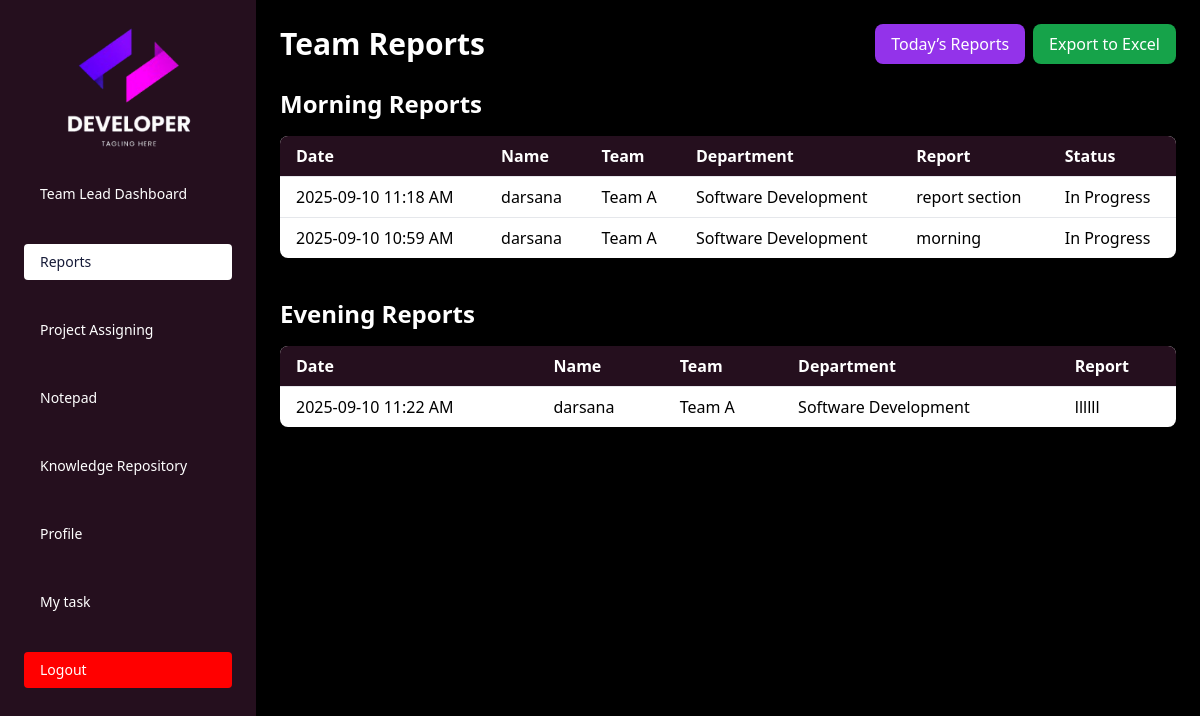
The app's page /teamlead_reports?all=1 (signed in), older data.
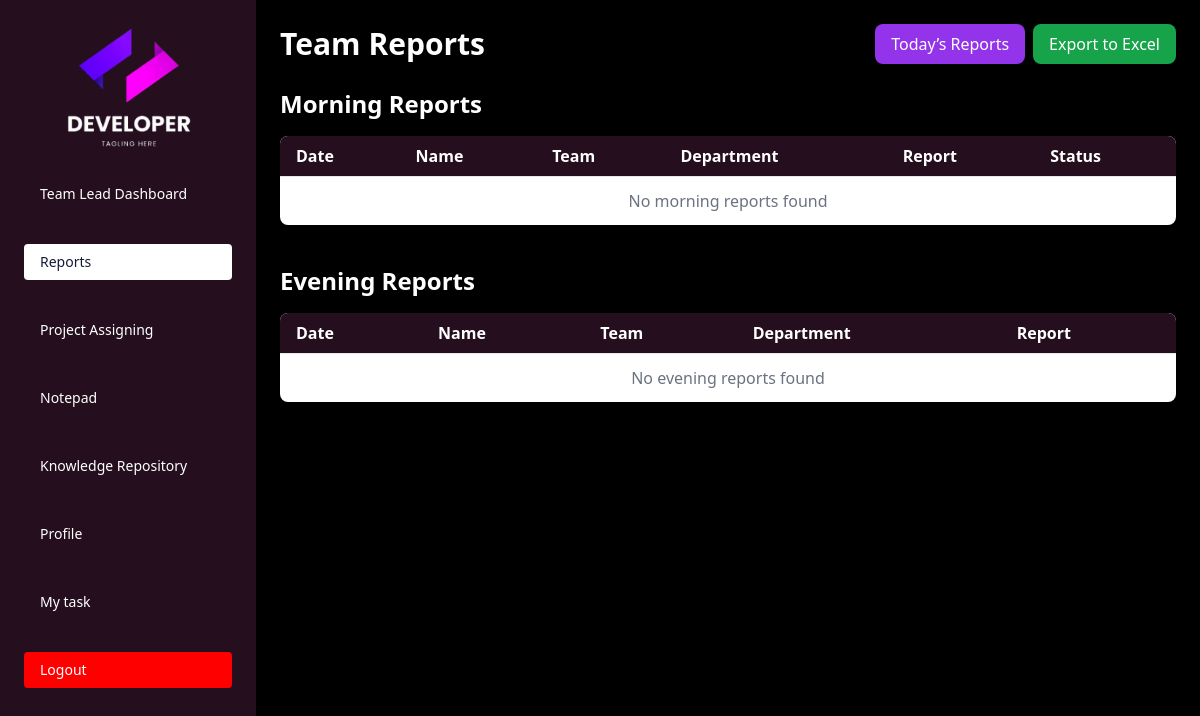
The same page, newer data.
### monitoringapp/models.py (models this page shows, shortened)
class MorningReport(models.Model):
    STATUS_CHOICES = [
        ("Pending", "Pending"),
        ("In Progress", "In Progress"),
        ("Completed", "Completed"),
    ]
    user = models.ForeignKey(User, on_delete=models.CASCADE)
    department = models.CharField(max_length=150)
    team = models.CharField(max_length=150)
    report_text = models.TextField()
    status = models.CharField(
        max_length=50,
        choices=STATUS_CHOICES,
        default="Pending"
    )
    created_at = models.DateTimeField(default=timezone.now)

class User(models.Model):
    STATUS_CHOICES = (
        ('active', 'Active'),
        ('inactive', 'Inactive'),
    )
    name = models.CharField(max_length=150)
    employee_id = models.CharField(max_length=50, unique=True)
    email = models.EmailField(unique=True)
    phone = models.CharField(max_length=15, blank=True, null=True)
    department = models.ForeignKey(Department, on_delete=models.SET_NULL, null=True)
    team = models.ForeignKey(Team, on_delete=models.SET_NULL, null=True, blank=True)
    job_Position = models.CharField(max_length=100)
    designation = models.CharField(max_length=100)
    work_location = models.CharField(max_length=150, blank=True, null=True)
    joining_date = models.DateField(auto_now_add=True)
    username = models.CharField(max_length=100, unique=True)
    password = models.CharField(max_length=128)
    status = models.CharField(max_length=10, choices=STATUS_CHOICES, default='inactive')
    profile_image = models.ImageField(upload_to='user_images/', blank=True, null=True)
    last_login_time = models.DateTimeField(null=True, blank=True)
    last_logout_time = models.DateTimeField(null=True, blank=True)

class EveningReport(models.Model):
    STATUS_CHOICES = [
        ("Pending", "Pending"),
        ("In Progress", "In Progress"),
        ("Completed", "Completed"),
    ]
    user = models.ForeignKey(User, on_delete=models.CASCADE)
    department = models.CharField(max_length=150)
    team = models.CharField(max_length=150)
    report_text = models.TextField()
    status = models.CharField(
        max_length=50,
        choices=STATUS_CHOICES,
        default="Pending"
    )
    created_at = models.DateTimeField(default=timezone.now)

### monitoringapp/views.py (the view, shortened to what this page needs)
# urls.py: path('teamlead_reports', views.teamlead_reports, name='teamlead_reports'),
def teamlead_reports(request):
    team_lead = get_object_or_404(User, id=request.session['user_id'])
    team_name = team_lead.team
    show_all = request.GET.get('all') == '1'
    if show_all:
        morning_reports = MorningReport.objects.filter(team=team_name).order_by('-created_at')
        evening_reports = EveningReport.objects.filter(team=team_name).order_by('-created_at')
    else:
        today = date.today()
        morning_reports = MorningReport.objects.filter(team=team_name, created_at__date=today)
        evening_reports = EveningReport.objects.filter(team=team_name, created_at__date=today)
    return render(request, 'teamlead_reports.html', {
        'morning_reports': morning_reports,
        'evening_reports': evening_reports,
        'show_all': show_all
    })

### monitoringapp/models.py (called while the page is built)
    def __str__(self):
       return self.name

### monitoringapp/templates/teamlead_reports.html (shortened to what this page needs)
{% load static %}
<!DOCTYPE html>
<html lang="en">
<head>
  <script src="https://cdn.tailwindcss.com"></script>
  <link rel="stylesheet" href="{% static 'css/admin.css' %}">
</head>
<body class="bg-black text-white font-sans select-none">
<div id="sidebar" class="fixed top-0 left-0 h-full w-64 bg-[#250f1e] text-white p-6 z-50 transform -translate-x-full md:translate-x-0 transition-transform duration-300 ease-in-out">
  <div class="flex items-center justify-between mb-6">
    <div class="w-full flex justify-center select-none">
      <img src="{% static 'images/logo.png' %}" alt="Logo" class="w-32 h-32 object-contain">
    </div>
  </div>
  <nav class="select-none">
    <ul class="space-y-8 text-sm">
      <li>
        <a href="{% url 'teamlead_dashboard' %}" class="block py-2 px-4 rounded hover:bg-white hover:text-[#151a37]">
          Team Lead Dashboard
        </a>
      </li>
      <li>
        <a href="{% url 'teamlead_reports' %}" class="block py-2 px-4 rounded bg-white text-[#151a37]">
          Reports
        </a>
      </li>
      <li>
        <a href="{% url 'teamlead_project_assigning' %}" class="block py-2 px-4 rounded hover:bg-white hover:text-[#151a37]">
          Project Assigning
        </a>
      </li>
      <li>
        <a href="{% url 'teamlead_notepad' %}" class="block py-2 px-4 rounded hover:bg-white hover:text-black">Notepad</a>
      </li>
      <li>
        <a href="{% url 'teamlead_repository' %}" class="block py-2 px-4 rounded hover:bg-white hover:text-black">Knowledge Repository</a>
      </li>
      <li>
        <a href="{% url 'teamlead_profile' %}" class="block py-2 px-4 rounded hover:bg-white hover:text-black">Profile</a>
      </li>
      <li>
        <a href="{% url 'teamlead_task' %}" class="block py-2 px-4 rounded hover:bg-white hover:text-black">My task</a>
      </li>
      <li>
        <a href="{% url 'teamlead_logout' %}" class="block py-2 px-4 rounded bg-[red] text-white">Logout</a>
      </li>
    </ul>
  </nav>
</div>
<div class="ml-0 md:ml-64 p-4 md:p-6 max-md:mt-[5rem]">
  <div class="flex flex-col md:flex-row justify-between items-start md:items-center mb-6 gap-2 md:gap-0">
    <h1 class="text-2xl md:text-3xl font-bold">Team Reports</h1>
    <div class="flex flex-wrap gap-2">
      {% if show_all %}
        <a href="{% url 'teamlead_reports' %}"
           class="px-4 py-2 bg-purple-600 hover:bg-purple-700 text-white rounded-lg text-sm md:text-base">
          Today’s Reports
        </a>
      {% else %}
        <a href="{% url 'teamlead_reports' %}?all=1"
           class="px-4 py-2 bg-purple-600 hover:bg-purple-700 text-white rounded-lg text-sm md:text-base">
          All Reports
        </a>
      {% endif %}
      <a href="{% url 'teamlead_reports' %}{% if show_all %}?all=1&export=1{% else %}?export=1{% endif %}"
         class="px-4 py-2 bg-green-600 hover:bg-green-700 text-white rounded-lg text-sm md:text-base">
        Export to Excel
      </a>
    </div>
  </div>
<div class="mb-10">
  <h2 class="text-xl md:text-2xl font-semibold mb-4">Morning Reports</h2>
  <div class="overflow-x-auto bg-white rounded-lg shadow">
    <table class="min-w-full divide-y divide-gray-200 text-sm md:text-base text-black">
      <thead class="bg-[#250f1e] text-white">
        <tr>
          <th class="px-2 md:px-4 py-2 text-left">Date</th>
          <th class="px-2 md:px-4 py-2 text-left">Name</th>
          <th class="px-2 md:px-4 py-2 text-left">Team</th>
          <th class="px-2 md:px-4 py-2 text-left">Department</th>
          <th class="px-2 md:px-4 py-2 text-left">Report</th>
          <th class="px-2 md:px-4 py-2 text-left">Status</th>
        </tr>
      </thead>
      <tbody class="divide-y divide-gray-200">
        {% for report in morning_reports %}
        <tr class="hover:bg-gray-50">
          <td class="px-2 md:px-4 py-2 whitespace-nowrap">{{ report.created_at|date:"Y-m-d h:i A" }}</td>
          <td class="px-2 md:px-4 py-2 whitespace-nowrap">{{ report.user.name }}</td>
          <td class="px-2 md:px-4 py-2 whitespace-nowrap">{{ report.team }}</td>
          <td class="px-2 md:px-4 py-2 whitespace-nowrap">{{ report.department }}</td>
          <td class="px-2 md:px-4 py-2">{{ report.report_text }}</td>
          <td class="px-2 md:px-4 py-2 whitespace-nowrap font-medium">{{ report.status }}</td>
        </tr>
        {% empty %}
        <tr>
          <td colspan="6" class="px-2 md:px-4 py-3 text-center text-gray-500">
            No morning reports found
          </td>
        </tr>
        {% endfor %}
      </tbody>
    </table>
  </div>
</div>
  <div>
    <h2 class="text-xl md:text-2xl font-semibold mb-4">Evening Reports</h2>
    <div class="overflow-x-auto bg-white rounded-lg shadow">
      <table class="min-w-full divide-y divide-gray-200 text-sm md:text-base text-black">
        <thead class="bg-[#250f1e] text-white">
          <tr>
            <th class="px-2 md:px-4 py-2 text-left">Date</th>
            <th class="px-2 md:px-4 py-2 text-left">Name</th>
            <th class="px-2 md:px-4 py-2 text-left">Team</th>
            <th class="px-2 md:px-4 py-2 text-left">Department</th>
            <th class="px-2 md:px-4 py-2 text-left">Report</th>
          </tr>
        </thead>
        <tbody class="divide-y divide-gray-200">
          {% for report in evening_reports %}
          <tr class="hover:bg-gray-50">
            <td class="px-2 md:px-4 py-2 whitespace-nowrap">{{ report.created_at|date:"Y-m-d h:i A" }}</td>
            <td class="px-2 md:px-4 py-2 whitespace-nowrap">{{ report.user.name }}</td>
            <td class="px-2 md:px-4 py-2 whitespace-nowrap">{{ report.team }}</td>
            <td class="px-2 md:px-4 py-2 whitespace-nowrap">{{ report.department }}</td>
            <td class="px-2 md:px-4 py-2">{{ report.report_text }}</td>
          </tr>
          {% empty %}
          <tr>
            <td colspan="5" class="px-2 md:px-4 py-3 text-center text-gray-500">No evening reports found</td>
          </tr>
          {% endfor %}
        </tbody>
      </table>
    </div>
  </div>
</div>
</body>
</html>

### monitoringapp/static/css/admin.css (style rules this page uses)
html, body { overflow-x: hidden; width: 100%; }

Row changes from the older to the newer data that the page shows:
removed MorningReport: created_at "2025-09-10 11:18 AM", user.name "darsana", team "Team A", department "Software Development", report_text "report section", status "In Progress"
removed MorningReport: created_at "2025-09-10 10:59 AM", user.name "darsana", team "Team A", department "Software Development", report_text "morning", status "In Progress"
removed EveningReport: created_at "2025-09-10 11:22 AM", user.name "darsana", team "Team A", department "Software Development", report_text "llllll"
Text that changed along with them:
text now shown: "No morning reports found No evening reports found"
